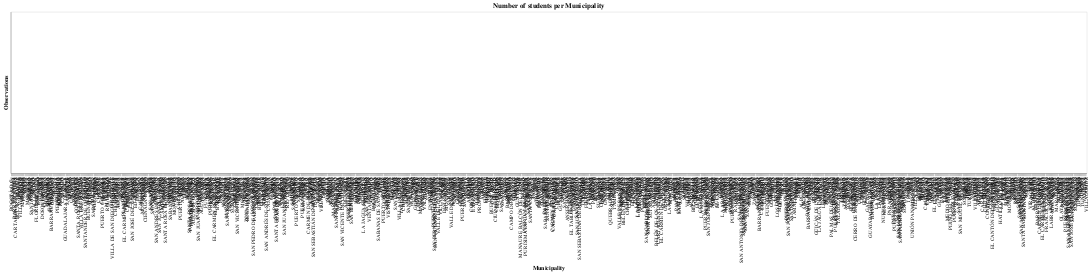

The notebook cell this image was saved under:
### Code cell
# Municipality
source = df_eng.groupby('your_municipality_resides').count()[['your_consecutive']].reset_index().rename(columns={'your_consecutive':'obs'})

print("\nNumber of Municipalities in Colombia:", len(source), "\n")

alt.Chart(source).mark_bar(opacity=0.9).encode(
    alt.X('your_municipality_resides', sort='-y', title="Municipality"),
    alt.Y('obs', title="Observations", scale=alt.Scale(type='log')),
    alt.Color('your_municipality_resides', legend=None, sort='-y',
             scale=alt.Scale(scheme='yellowgreenblue', reverse=True)),
    tooltip=['your_municipality_resides', 'obs']
).properties(
    width=8500,
    title = "Number of students per Municipality"
)

### Figure 1 — Vega-Lite specification as saved in the notebook (floating-point values rounded to 4 significant figures; data arrays with more than 128 entries replaced by an {"elided": "..."} marker saying what was removed)
{"config": {"view": {"continuousWidth": 400, "continuousHeight": 300}}, "data": {"name": "data-4658e5b3b83426f6df585d21b9151d0e"}, "mark": {"type": "bar", "opacity": 0.9}, "encoding": {"color": {"type": "nominal", "field": "your_municipality_resides", "legend": null, "scale": {"reverse": true, "scheme": "yellowgreenblue"}, "sort": "-y"}, "tooltip": [{"type": "nominal", "field": "your_municipality_resides"}, {"type": "quantitative", "field": "obs"}], "x": {"type": "nominal", "field": "your_municipality_resides", "sort": "-y", "title": "Municipality"}, "y": {"type": "quantitative", "field": "obs", "scale": {"type": "log"}, "title": "Observations"}}, "title": "Number of students per Municipality", "width": 8500, "$schema": "https://vega.github.io/schema/vega-lite/v4.8.1.json", "datasets": {"data-4658e5b3b83426f6df585d21b9151d0e": {"elided": "961 records"}}}
